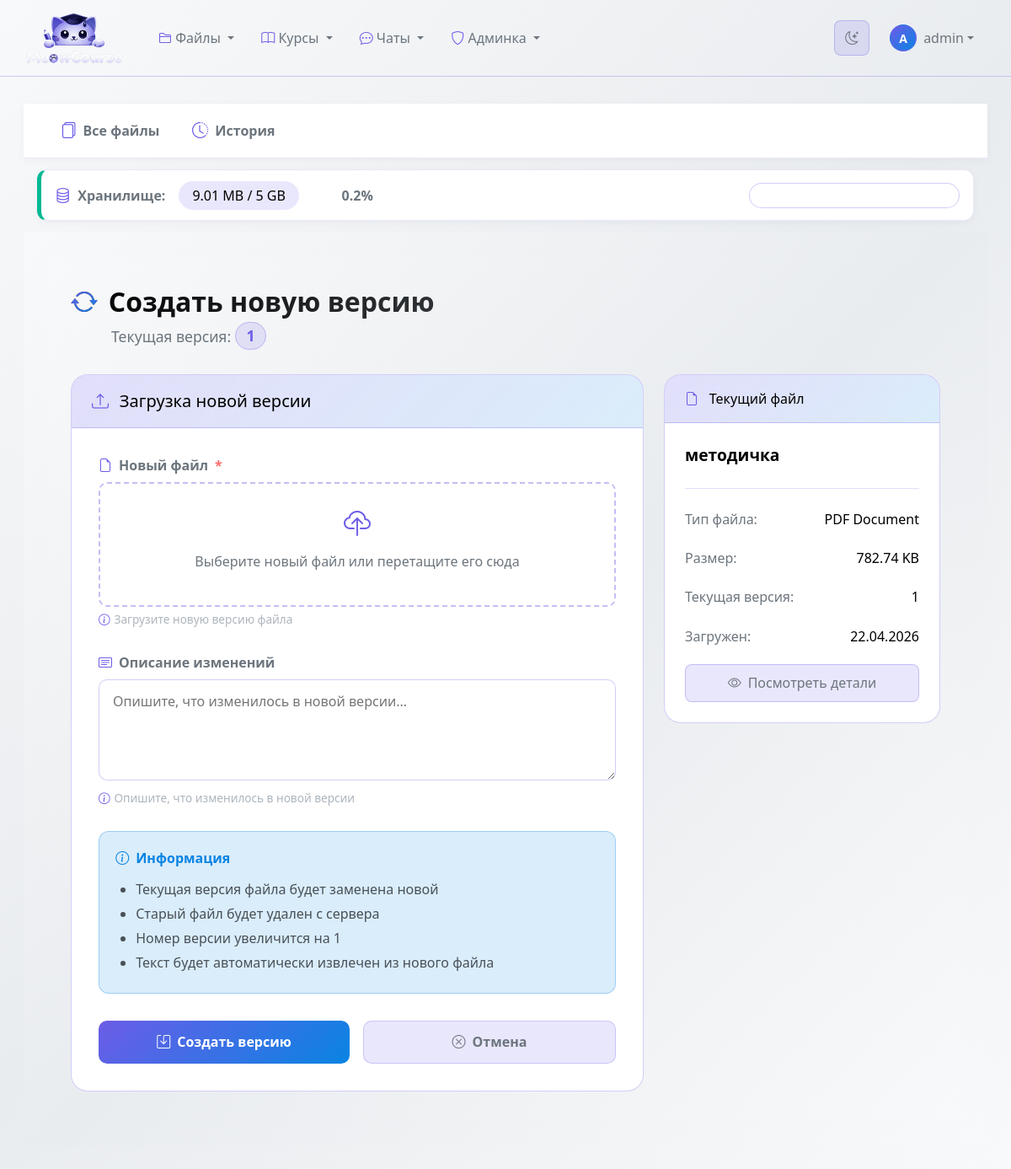
Screenshot of /files/10/version/ (signed in) with the database file from the repository.
### file_manager/models.py (models this page shows, shortened)
class File(models.Model ):
    STORAGE_PROVIDER_CHOICES = [
        ("local", "Local"),
        ("yandex_disk", "Yandex Disk"),
    ]
    IMPORTANCE_CHOICES = [
        ("main", "Основное"),
        ("important", "Важное"),
        ("secondary", "Второстепенное"),
    ]
    FILE_TYPE_CHOICES =[
   ('pdf','PDF Document'),
   ('txt','Text File'),
   ('docx','Word Document'),
   ('xlsx','Excel Spreadsheet'),
   ('pptx','PowerPoint Presentation'),
   ('jpg','JPEG Image'),
   ('png','PNG Image'),
   ('mp4','Video MP4'),
   ('mp3','Audio MP3'),
   ('zip','Archive ZIP'),
   ('other','Other'),
    ]
    VISIBILITY_CHOICES =[
   ('private','Private - Только я'),
   ('shared','Shared - С определенными пользователями'),
   ('public','Public - Все пользователи'),
    ]
    title =models.CharField(max_length =255 )
    description =models.TextField(blank =True )
    file =models.FileField(upload_to =file_upload_path, null=True, blank=True)
    file_type =models.CharField(max_length =10 ,choices =FILE_TYPE_CHOICES ,default ='other')
    file_size =models.BigIntegerField(default =0 )
    storage_provider = models.CharField(max_length=20, choices=STORAGE_PROVIDER_CHOICES, default="local")
    yandex_path = models.CharField(max_length=1024, blank=True, default="")
    uploaded_by =models.ForeignKey(
    User ,
    on_delete =models.CASCADE ,
    related_name ='uploaded_files'
    )
    uploaded_at =models.DateTimeField(auto_now_add =True )
    updated_at =models.DateTimeField(auto_now =True )
    version =models.IntegerField(default =1 )
    category =models.ForeignKey(
    FileCategory ,
    on_delete =models.SET_NULL ,
    null =True ,
    blank =True ,
    related_name ='files'
    )
    tags =models.ManyToManyField(Tag ,blank =True ,related_name ='files')
    folder =models.ForeignKey(
    'self',
    on_delete =models.CASCADE ,
    null =True ,
    blank =True ,
    related_name ='subfiles',
    limit_choices_to ={'is_folder':True }
    )
    is_folder =models.BooleanField(default =False )
    visibility =models.CharField(
    max_length =10 ,
    choices =VISIBILITY_CHOICES ,
    default ='private'
    )
    shared_with =models.ManyToManyField(
    User ,
    blank =True ,
    related_name ='shared_files'
    )
    extracted_text =models.TextField(blank =True ,null =True )
    has_preview =models.BooleanField(default =False )
    favorite =models.ManyToManyField(
    User ,
    blank =True ,
    related_name ='favorite_files'
    )
    download_count =models.IntegerField(default =0 )
    importance = models.CharField(max_length=20, choices=IMPORTANCE_CHOICES, default="main")
    class Meta :
        ordering =['-uploaded_at']
        verbose_name ='Файл'
        verbose_name_plural ='Файлы'
        indexes =[
        models.Index(fields =['uploaded_by','-uploaded_at']),
        models.Index(fields =['file_type']),
        models.Index(fields =['visibility']),
        models.Index(fields =['extracted_text']),
        ]
    def get_file_size_display(self ):
        if self.is_folder :
            return self.get_folder_size_display()
        size =self.file_size
        for unit in ['B','KB','MB','GB']:
            if size <1024.0 :
                return f"{size :.2f} {unit }"
            size /=1024.0
        return f"{size :.2f} TB"
    def can_edit(self ,user ):
        return self.uploaded_by ==user or user.is_superuser

### file_manager/views.py (the view)
# urls.py: path('<int:file_id>/version/',views.file_version_create ,name ='file_version_create'),
@login_required
def file_version_create(request ,file_id ):
    file_obj =get_object_or_404(File ,id =file_id )
    if not file_obj.can_edit(request.user ):
        raise PermissionDenied
    storage_quota =get_user_storage_usage(request.user )
    if request.method =='POST':
        form =FileVersionForm(request.POST ,request.FILES )
        if form.is_valid():
            file_size =request.FILES ['version_file'].size
            if not storage_quota.has_enough_space(file_size ):
                messages.error(request ,f'Недостаточно места в хранилище для новой версии. Доступно: {storage_quota.get_quota_display()}')
                return redirect('file_manager:file_version_create',file_id =file_id )
            version =form.save(commit =False )
            version.file =file_obj
            version.changed_by =request.user
            version.version_number =file_obj.version +1
            version.save()
            old_file_path =file_obj.file.path
            file_obj.file =version.version_file
            file_obj.version +=1
            file_obj.save()
            try :
                extracted_text =extract_text_from_file(file_obj.file.path )
                file_obj.extracted_text =extracted_text
                file_obj.save()
            except Exception as e :
                messages.warning(request ,f'Текст не извлечен: {e }')
            if os.path.exists(old_file_path ):
                os.remove(old_file_path )
            FileActivity.log_activity(
            file =file_obj ,
            user =request.user ,
            activity_type ='version_create',
            description =f'New version {version.version_number } created: {form.cleaned_data.get("change_description","")}'
            )
            storage_quota.update_usage()
            messages.success(request ,'Новая версия файла создана')
            return redirect('file_manager:file_detail',file_id =file_obj.id )
    else :
        form =FileVersionForm()
    return render(request ,'file_manager/file_version_form.html',{
    'form':form ,
    'file':file_obj ,
    'storage_quota':storage_quota ,
    })

### templates/file_manager/file_version_form.html (shortened to what this page needs)
{% extends "file_manager/base_files.html" %}
{% block files_content %}
<div class="theme-version">
    <div class="container">
        <div class="version-title">
            <h1>
                <i class="bi bi-arrow-repeat"></i>
                Создать новую версию
            </h1>
            <p>Текущая версия: <strong>{{ file.version }}</strong></p>
        </div>
        <div class="row">
            <div class="col-md-8">
                <div class="form-card">
                    <div class="card-header-custom">
                        <h5>
                            <i class="bi bi-upload"></i>
                            Загрузка новой версии
                        </h5>
                    </div>
                    <div class="card-body-custom">
                        <form method="post" enctype="multipart/form-data">
                            <div class="form-group">
                                <label for="{{ form.version_file.id_for_label }}" class="form-label">
                                    <i class="bi bi-file-earmark"></i>
                                    Новый файл <span style="color: var(--status-danger-light);">*</span>
                                </label>
                                <div class="file-input-container">
                                    <div class="file-label">
                                        <i class="bi bi-cloud-upload"></i>
                                        <span>Выберите новый файл или перетащите его сюда</span>
                                    </div>
                                </div>
                                <div class="form-text">
                                    <i class="bi bi-info-circle"></i>
                                    Загрузите новую версию файла
                                </div>
                            </div>
                            <div class="form-group">
                                <label for="{{ form.change_description.id_for_label }}" class="form-label">
                                    <i class="bi bi-card-text"></i>
                                    Описание изменений
                                </label>
                                <textarea name="{{ form.change_description.name }}"
                                          id="{{ form.change_description.id_for_label }}"
                                          class="custom-textarea"
                                          placeholder="Опишите, что изменилось в новой версии...">{{ form.change_description.value|default:'' }}</textarea>
                                <div class="form-text">
                                    <i class="bi bi-info-circle"></i>
                                    Опишите, что изменилось в новой версии
                                </div>
                            </div>
                            <div class="info-alert">
                                <strong>
                                    <i class="bi bi-info-circle"></i>
                                    Информация
                                </strong>
                                <ul class="mb-0">
                                    <li>Текущая версия файла будет заменена новой</li>
                                    <li>Старый файл будет удален с сервера</li>
                                    <li>Номер версии увеличится на 1</li>
                                    <li>Текст будет автоматически извлечен из нового файла</li>
                                </ul>
                            </div>
                            <div class="button-group">
                                <button type="submit" class="btn-create">
                                    <i class="bi bi-save"></i>
                                    Создать версию
                                </button>
                                <a href="{% url 'file_manager:file_detail' file.id %}" class="btn-cancel">
                                    <i class="bi bi-x-circle"></i>
                                    Отмена
                                </a>
                            </div>
                        </form>
                    </div>
                </div>
            </div>
            <div class="col-md-4">
                <div class="file-info-card">
                    <div class="file-info-header">
                        <i class="bi bi-file-earmark"></i>
                        Текущий файл
                    </div>
                    <div class="file-info-body">
                        <div class="file-info-title">{{ file.title }}</div>
                        <div class="file-info-desc">{{ file.description|truncatechars:100 }}</div>
                        <div class="file-details-grid">
                            <div class="detail-row">
                                <span class="detail-label">Тип файла:</span>
                                <span class="detail-value">{{ file.get_file_type_display }}</span>
                            </div>
                            <div class="detail-row">
                                <span class="detail-label">Размер:</span>
                                <span class="detail-value">{{ file.get_file_size_display }}</span>
                            </div>
                            <div class="detail-row">
                                <span class="detail-label">Текущая версия:</span>
                                <span class="detail-value">{{ file.version }}</span>
                            </div>
                            <div class="detail-row">
                                <span class="detail-label">Загружен:</span>
                                <span class="detail-value">{{ file.uploaded_at|date:"d.m.Y" }}</span>
                            </div>
                        </div>
                        <a href="{% url 'file_manager:file_detail' file.id %}" class="btn-view">
                            <i class="bi bi-eye"></i>
                            Посмотреть детали
                        </a>
                    </div>
                </div>
            </div>
        </div>
    </div>
</div>
{% endblock %}

### templates/base.html (shortened to what this page needs)
{% load static %}
<!DOCTYPE html>
<html lang="ru">
<head>
    <link href="https://cdn.jsdelivr.net/npm/bootstrap@5.3.0/dist/css/bootstrap.min.css" rel="stylesheet">
    <link rel="stylesheet" href="https://cdn.jsdelivr.net/npm/bootstrap-icons@1.10.0/font/bootstrap-icons.css">
    <link id="theme-stylesheet" rel="stylesheet" href="{% static 'css/themes/light.css' %}" data-light-href="{% static 'css/themes/light.css' %}" data-dark-href="{% static 'css/themes/dark.css' %}">
</head>
<body>
    <nav class="navbar navbar-expand-lg navbar">
        <div class="container-fluid">
            <a class="navbar-brand d-flex align-items-center" href="{% url 'classroom_core:course_list' %}">
                <img src="{% static 'images/logo.png' %}"
                    alt="MeowCourse"
                    class="me-2"
                    style="width: 120px; height: auto; max-height: 64px; object-fit: contain;">
            </a>
            <div class="collapse navbar-collapse" id="navbarNav">
                <ul class="navbar-nav me-auto">
                    <li class="nav-item dropdown">
                        <a class="nav-link dropdown-toggle" href="#" role="button" data-bs-toggle="dropdown">
                            <i class="bi bi-folder2"></i> Файлы
                        </a>
                    </li>
                    <li class="nav-item dropdown">
                        <a class="nav-link dropdown-toggle" href="#" role="button" data-bs-toggle="dropdown">
                            <i class="bi bi-book"></i> Курсы
                        </a>
                    </li>
                    <li class="nav-item dropdown">
                        <a class="nav-link dropdown-toggle" href="#" role="button" data-bs-toggle="dropdown">
                            <i class="bi bi-chat-dots"></i> Чаты
                        </a>
                    </li>
                    {% if user.is_authenticated and user.is_staff or user.is_superuser %}
                    <li class="nav-item dropdown">
                        <a class="nav-link dropdown-toggle" href="#" role="button" data-bs-toggle="dropdown">
                            <i class="bi bi-shield"></i> Админка
                        </a>
                    </li>
                    {% endif %}
                </ul>
                <div class="d-flex align-items-center gap-2">
                    <button id="theme-toggle" class="theme-toggle-btn" type="button" aria-label="Переключить тему">
                        <i class="bi bi-moon-stars"></i>
                    </button>
                    {% if user.is_authenticated %}
                    <div class="dropdown">
                        <a class="nav-link dropdown-toggle d-flex align-items-center" href="#" role="button" data-bs-toggle="dropdown">
                            <div class="user-avatar rounded-circle d-flex align-items-center justify-content-center" style="width: 32px; height: 32px; font-size: 0.875rem;">
                                {{ user.username|slice:":1"|upper }}
                            </div>
                            <span class="ms-2 d-none d-md-inline username-text">{{ user.username }}</span>
                        </a>
                    </div>
                    {% else %}
                    <a class="nav-link" href="{% url 'classroom_core:login' %}">
                        <i class="bi bi-box-arrow-in-right me-1"></i> Войти
                    </a>
                    {% endif %}
                </div>
            </div>
        </div>
    </nav>
    <div class="main-content">
        <div class="container-fluid">
            {% block content %}{% endblock %}
        </div>
    </div>
</body>
</html>

### rows the page displays
File: version "1", title "методичка", file_type "PDF Document", file_size "782.74 KB", uploaded_at "22.04.2026"

### other values shown
{{ user.username|slice:":1"|upper }} "A"
{{ user.username }} "admin"
